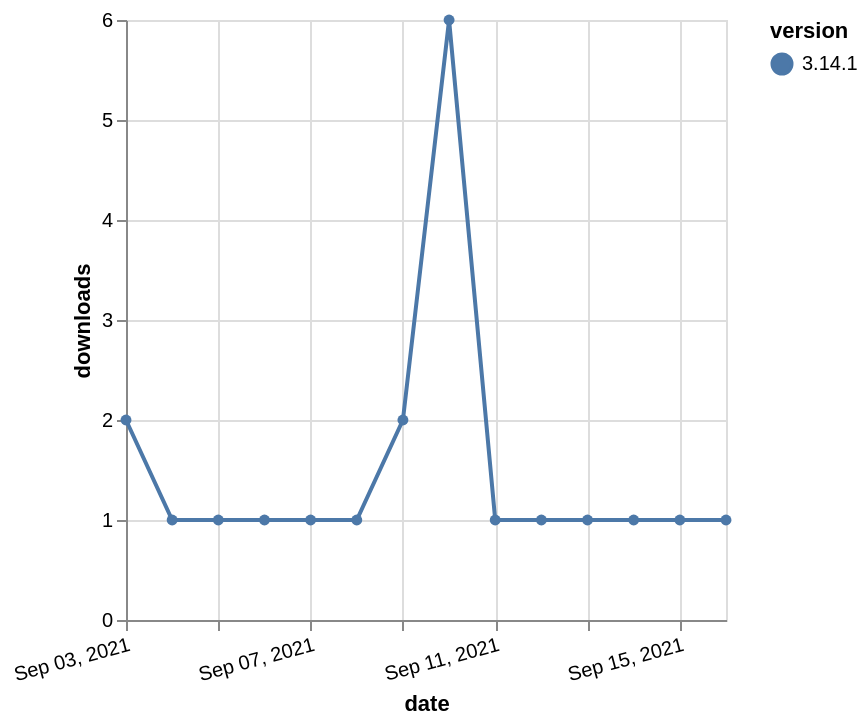

Write the Vega-Lite specification saved for this chart.
### Vega-Lite specification from a JSON file in a GitHub repository (floating-point values rounded to 4 significant figures)
{"$schema": "https://vega.github.io/schema/vega-lite/v5.json", "description": "A simple bar chart with embedded data.", "data": {"values": [{"date": "2021-09-03", "total": 518, "delta": 2, "version": "3.14.1"}, {"date": "2021-09-04", "total": 519, "delta": 1, "version": "3.14.1"}, {"date": "2021-09-05", "total": 520, "delta": 1, "version": "3.14.1"}, {"date": "2021-09-06", "total": 521, "delta": 1, "version": "3.14.1"}, {"date": "2021-09-07", "total": 522, "delta": 1, "version": "3.14.1"}, {"date": "2021-09-08", "total": 523, "delta": 1, "version": "3.14.1"}, {"date": "2021-09-09", "total": 525, "delta": 2, "version": "3.14.1"}, {"date": "2021-09-10", "total": 531, "delta": 6, "version": "3.14.1"}, {"date": "2021-09-11", "total": 532, "delta": 1, "version": "3.14.1"}, {"date": "2021-09-12", "total": 533, "delta": 1, "version": "3.14.1"}, {"date": "2021-09-13", "total": 534, "delta": 1, "version": "3.14.1"}, {"date": "2021-09-14", "total": 535, "delta": 1, "version": "3.14.1"}, {"date": "2021-09-15", "total": 536, "delta": 1, "version": "3.14.1"}, {"date": "2021-09-16", "total": 537, "delta": 1, "version": "3.14.1"}]}, "width": "container", "mark": {"type": "line", "point": {"filled": true}}, "encoding": {"x": {"field": "date", "type": "temporal", "timeUnit": "yearmonthdate", "title": "date", "axis": {"labelAngle": -15}}, "y": {"field": "delta", "type": "quantitative", "title": "downloads"}, "color": {"field": "version", "type": "nominal"}, "tooltip": {"field": "delta"}}}
